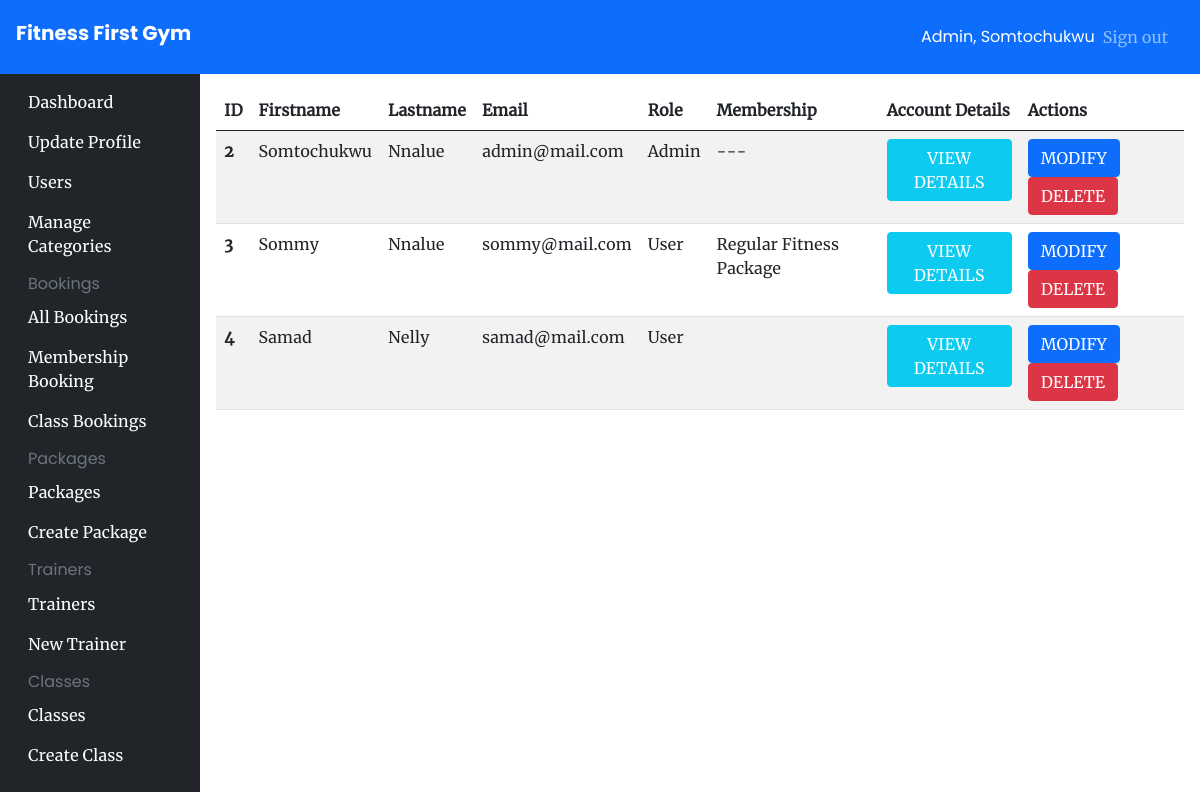
Page /users/all (signed in) on the committed database.
### app/models/__init__.py (models this page shows, shortened)
class User(UserMixin, db.Model):
    id = db.Column(db.Integer, primary_key=True)
    firstname = db.Column(db.String(200), nullable=False)
    lastname = db.Column(db.String(200), nullable=True)
    email = db.Column(db.String(100), nullable=False, unique=True)
    password = db.Column(db.String(200), nullable=False)
    isAdmin = db.Column(db.Boolean(), default=False)
    createdAt = db.Column(db.DateTime, default=datetime.utcnow)
    payment_details = db.relationship('PaymentDetails', uselist=False, back_populates='user')
    membership = db.relation('Membership', uselist=False, back_populates='user')

### app/models/Package.py (models this page shows)
class Package(db.Model):
    id = db.Column(db.Integer, primary_key=True)
    name = db.Column(db.String(100), unique=True)
    price = db.Column(db.Float)
    description = db.Column(db.String(100))
    premium = db.Column(db.Boolean, default=True)
    package_id = db.Column(db.Integer, db.ForeignKey('package_type.id'))
    package_type = db.relationship('PackageType', backref=db.backref('package', lazy='dynamic'))
    category_id = db.Column(db.Integer, db.ForeignKey('category.id'))
    category = db.relationship('Category', backref=db.backref('packages', lazy='dynamic'))

### app/user_views.py (the view)
@app.route('/users/all')
@login_required
@authorize_request
def all_users():
   users = User.query.all()
   return render_template('pages/admin/users/preview.html', users=users)

### app/admin_views.py (called while the page is built)
def authorize_request(view_func):
   @wraps(view_func)
   def wrapped_view(*args, **kwargs):
      try:
         if current_user.isAdmin:
               return view_func(*args, **kwargs)
         else:
            flash('Unauthorized')
            return redirect('/')
      except Exception as error:
         return render_template('pages/error/500.html', error=error)
   return wrapped_view

### app/models/__init__.py (called while the page is built)
@login_manager.user_loader
def load_user(id):
    return User.query.get(id)

### app/templates/pages/admin/users/preview.html (shortened to what this page needs)
{% extends "components/admin_base.html" %}
{% block content %}
<table class="table table-striped table-hover">
    <thead>
        <tr>
            <th scope="col">ID</th>
            <th scope="col">Firstname</th>
            <th scope="col">Lastname</th>
            <th scope="col">Email</th>
            <th scope="col">Role</th>
            <th scope="col">Membership</th>
            <th scope="col">Account Details</th>
            <th scope="col">Actions</th>
        </tr>
    </thead>
    <tbody>
        {% if users %}
        {% for user in users %}
        <tr>
            <th scope="row">{{user.id}}</th>
            <td>{{user.firstname}}</td>
            <td>{{user.lastname}}</td>
            <td>{{user.email}}</td>
            <td>{{"Admin" if user.isAdmin else "User"}}</td>
            <td>{{"---" if user.isAdmin else "UNSUBSCRIBED" if not user.membership else user.membership.package.name }}</td>
            <td>
                <a class="btn btn-info text-white" href="#">VIEW DETAILS</a>
            </td>
            <td class="d-flex-col">
                <a href="/user/edit/{{user.id}}" class="btn btn-primary text-white">MODIFY</a>
                <a href="/user/delete/{{user.id}}" class="btn btn-danger text-white">DELETE</a>
            </td>
        </tr>
        {% endfor %}
        {% endif %}
    </tbody>
</table>
{% endblock content %}

### app/templates/components/admin_base.html (shortened to what this page needs)
<!DOCTYPE html>
<html lang="en">
<head>
    <link rel="stylesheet" href="{{url_for('static', filename='css/bootstrap.min.css')}}" />
    <link rel="stylesheet" href="{{url_for('static', filename='css/main.css')}}" />
</head>
<body class="relative">
    <main>
        <nav class="navbar navbar-dark sticky-top bg-primary flex-md-nowrap p-3">
            <a class="navbar-brand h2 col-sm-3 col-md-2 mr-0" href="/">Fitness First Gym</a>
            <div class="navbar-nav px-3">
                <div class="nav-item text-nowrap d-flex align-items-center">
                    <span class="text-white mx-2">Admin, {{current_user.firstname}}</span>
                    <a class="nav-link" href="/auth/logout">Sign out</a>
                </div>
            </div>
        </nav>
        <div>
            <div class="container-fluid">
                <div class="row">
                    {% include "components/admin_navbar.html" %}
                    <main role="main" class="relative col-md-9 ml-sm-auto col-lg-10 p-3">
                        {% block content %} {% endblock %}
                    </main>
                </div>
            </div>
        </div>
    </main>
</body>
</html>

### app/static/css/main.css (style rules this page uses)
body { font-family: 'Merriweather'; }
h1, h2, h3, h4 , h5 , h6, .h1, .h2, .h3, .h4 , .h5 , .h6 { font-family: 'PoppinsBold'; font-weight: 500; }
span, p { font-family: 'Poppins'; }

### rows in the picture
User: firstname "Somtochukwu", id "2", lastname "Nnalue", email "admin@mail.com", isAdmin "Admin", isAdmin "---"
User: id "3", firstname "Sommy", lastname "Nnalue", email "sommy@mail.com", isAdmin "User", isAdmin.name "Regular Fitness Package"
User: id "4", firstname "Samad", lastname "Nelly", email "samad@mail.com", isAdmin "User"
